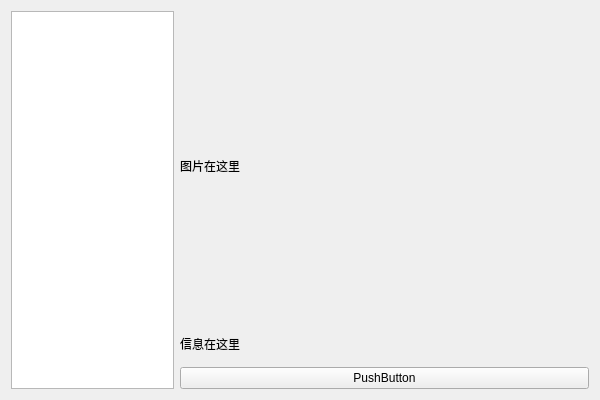
<?xml version="1.0" encoding="UTF-8"?>
<ui version="4.0">
 <class>Form</class>
 <widget class="QWidget" name="Form">
  <property name="geometry">
   <rect>
    <x>0</x>
    <y>0</y>
    <width>600</width>
    <height>400</height>
   </rect>
  </property>
  <property name="windowTitle">
   <string>Form</string>
  </property>
  <layout class="QHBoxLayout" name="horizontalLayout" stretch="2,5">
   <item>
    <widget class="QListWidget" name="listHistoryFile"/>
   </item>
   <item>
    <layout class="QVBoxLayout" name="verticalLayout" stretch="9,1,0">
     <item>
      <widget class="QLabel" name="labelHistoryPreview">
       <property name="text">
        <string>图片在这里</string>
       </property>
      </widget>
     </item>
     <item>
      <widget class="QLabel" name="labelPreviewInfo">
       <property name="text">
        <string>信息在这里</string>
       </property>
      </widget>
     </item>
     <item>
      <widget class="QPushButton" name="btnVerifyHistoryFile">
       <property name="text">
        <string>PushButton</string>
       </property>
      </widget>
     </item>
    </layout>
   </item>
  </layout>
 </widget>
 <resources/>
 <connections/>
</ui>
